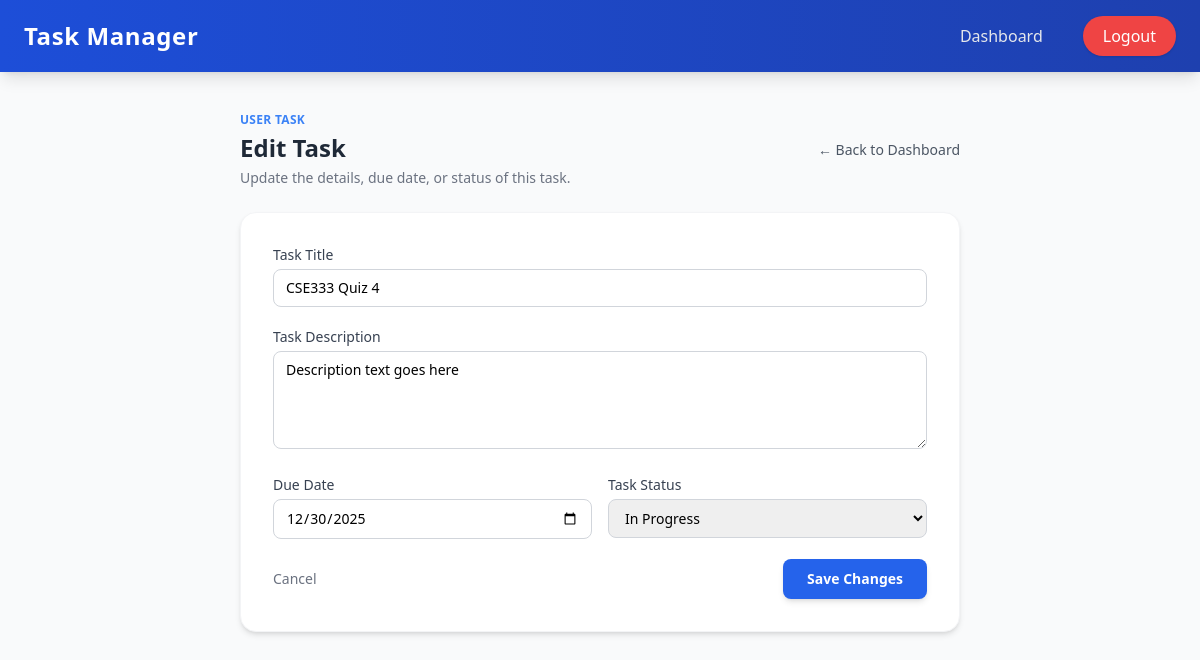
The app's page /user/edit_task.php?id=8 (signed in) with its own data.
### tables this page shows
CREATE TABLE `tasks` (
  `id` int(6) UNSIGNED NOT NULL,
  `title` varchar(255) NOT NULL,
  `due_date` date NOT NULL,
  `status` enum('pending','in-progress','completed') DEFAULT 'pending',
  `created_at` timestamp NOT NULL DEFAULT current_timestamp(),
  `user_id` int(6) UNSIGNED DEFAULT NULL,
  `progress` int(3) DEFAULT 0,
  `description` text DEFAULT NULL
);

### user/edit_task.php (the view, shortened to what this page needs)
<?php
include('../includes/db.php');
$user_id = $_SESSION['user_id'];
if (isset($_GET['id'])) {
    $task_id = (int) $_GET['id'];
    $sql  = "SELECT * FROM tasks WHERE id = ? AND user_id = ?";
    $stmt = $conn->prepare($sql);
    $stmt->bind_param("ii", $task_id, $user_id);
    $stmt->execute();
    $result = $stmt->get_result();
    if ($result->num_rows > 0) {
        $task = $result->fetch_assoc();
    } else {
        echo "Task not found or you don't have permission to edit it.";
        exit();
    }
} else {
    echo "Task ID is missing.";
    exit();
}
?>
<!DOCTYPE html>
<html lang="en">
<head>
    <script src="https://cdn.tailwindcss.com"></script>
</head>
<body class="bg-gray-50 min-h-screen">
    <?php include('../includes/navbar.php'); ?>
    <div class="max-w-3xl mx-auto px-6 pb-12">
        <header class="pt-10 pb-6 flex items-center justify-between gap-3">
            <div>
                <p class="text-xs uppercase tracking-wide text-blue-500 font-semibold mb-1">
                    User Task
                </p>
                <h1 class="text-2xl font-bold text-gray-800 flex items-center gap-2">
                    Edit Task
                </h1>
                <p class="text-sm text-gray-500 mt-1">
                    Update the details, due date, or status of this task.
                </p>
            </div>
            <a href="dashboard.php"
               class="inline-flex items-center gap-2 text-sm text-gray-600 hover:text-gray-800">
                ← Back to Dashboard
            </a>
        </header>
        <div class="bg-white p-8 rounded-2xl shadow-md border border-gray-100">
            <form action="edit_task.php?id=<?= (int) $task['id']; ?>" method="POST" class="space-y-5">
                <div>
                    <label for="title" class="block text-sm font-medium text-gray-700 mb-1">Task Title</label>
                    <input
                        type="text"
                        name="title"
                        id="title"
                        value="<?= htmlspecialchars($task['title']); ?>"
                        class="w-full px-3 py-2 border border-gray-300 rounded-lg text-sm focus:outline-none focus:ring-2 focus:ring-blue-500"
                        required
                    >
                </div>
                <div>
                    <label for="description" class="block text-sm font-medium text-gray-700 mb-1">Task Description</label>
                    <textarea
                        name="description"
                        id="description"
                        rows="4"
                        class="w-full px-3 py-2 border border-gray-300 rounded-lg text-sm focus:outline-none focus:ring-2 focus:ring-blue-500"
                        placeholder="Optional details about this task..."><?= htmlspecialchars($task['description']); ?></textarea>
                </div>
                <div class="grid grid-cols-1 md:grid-cols-2 gap-4">
                    <div>
                        <label for="due_date" class="block text-sm font-medium text-gray-700 mb-1">Due Date</label>
                        <input
                            type="date"
                            name="due_date"
                            id="due_date"
                            value="<?= htmlspecialchars($task['due_date']); ?>"
                            class="w-full px-3 py-2 border border-gray-300 rounded-lg text-sm focus:outline-none focus:ring-2 focus:ring-blue-500"
                            required
                        >
                    </div>
                    <div>
                        <label for="status" class="block text-sm font-medium text-gray-700 mb-1">Task Status</label>
                        <select
                            name="status"
                            id="status"
                            class="w-full px-3 py-2 border border-gray-300 rounded-lg text-sm focus:outline-none focus:ring-2 focus:ring-blue-500"
                        >
                            <option value="in-progress" <?= $task['status'] === 'in-progress' ? 'selected' : ''; ?>>In Progress</option>
                        </select>
                    </div>
                </div>
                <div class="flex items-center justify-between mt-4">
                    <a href="dashboard.php"
                       class="text-sm text-gray-500 hover:text-gray-700">
                        Cancel
                    </a>
                    <button
                        type="submit"
                        class="inline-flex items-center px-6 py-2.5 bg-blue-600 hover:bg-blue-700 text-white text-sm font-semibold rounded-lg shadow-md transition">
                        Save Changes
                    </button>
                </div>
            </form>
        </div>
    </div>
</body>
</html>

### records on screen
tasks: title "CSE333 Quiz 4", description "Description text goes here", due_date "12/30/2025", status "In Progress"
